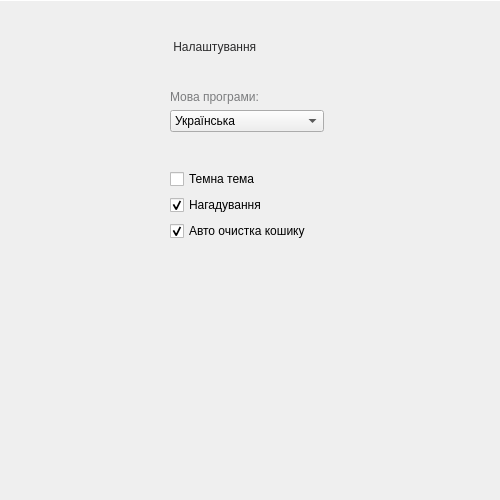
<?xml version="1.0" encoding="UTF-8"?>
<ui version="4.0">
 <class>SettingsWindow</class>
 <widget class="QDialog" name="SettingsWindow">
  <property name="geometry">
   <rect>
    <x>0</x>
    <y>0</y>
    <width>500</width>
    <height>500</height>
   </rect>
  </property>
  <property name="windowTitle">
   <string>Налаштування</string>
  </property>
  <widget class="Line" name="line">
   <property name="geometry">
    <rect>
     <x>0</x>
     <y>-10</y>
     <width>2051</width>
     <height>21</height>
    </rect>
   </property>
   <property name="orientation">
    <enum>Qt::Horizontal</enum>
   </property>
  </widget>
  <widget class="QWidget" name="verticalLayoutWidget">
   <property name="geometry">
    <rect>
     <x>170</x>
     <y>40</y>
     <width>154</width>
     <height>201</height>
    </rect>
   </property>
   <layout class="QVBoxLayout" name="verticalLayout">
    <item>
     <widget class="QLabel" name="label">
      <property name="styleSheet">
       <string notr="true">
border: none;
font: 16pt &quot;Britannic Bold&quot;;
color: rgb(43, 43, 44);</string>
      </property>
      <property name="text">
       <string> Налаштування</string>
      </property>
     </widget>
    </item>
    <item>
     <spacer name="verticalSpacer_2">
      <property name="orientation">
       <enum>Qt::Vertical</enum>
      </property>
      <property name="sizeHint" stdset="0">
       <size>
        <width>20</width>
        <height>40</height>
       </size>
      </property>
     </spacer>
    </item>
    <item>
     <widget class="QLabel" name="label_2">
      <property name="styleSheet">
       <string notr="true">
border: none;
font: 10pt &quot;Britannic Bold&quot;;
color: rgb(123, 124, 126);</string>
      </property>
      <property name="text">
       <string>Мова програми:</string>
      </property>
     </widget>
    </item>
    <item>
     <widget class="QComboBox" name="comboBox">
      <item>
       <property name="text">
        <string>Українська</string>
       </property>
      </item>
      <item>
       <property name="text">
        <string>English</string>
       </property>
      </item>
     </widget>
    </item>
    <item>
     <spacer name="verticalSpacer">
      <property name="orientation">
       <enum>Qt::Vertical</enum>
      </property>
      <property name="sizeHint" stdset="0">
       <size>
        <width>20</width>
        <height>40</height>
       </size>
      </property>
     </spacer>
    </item>
    <item>
     <widget class="QCheckBox" name="checkDark">
      <property name="text">
       <string>Темна тема</string>
      </property>
     </widget>
    </item>
    <item>
     <widget class="QCheckBox" name="checkNoti">
      <property name="tabletTracking">
       <bool>false</bool>
      </property>
      <property name="text">
       <string>Нагадування</string>
      </property>
      <property name="checked">
       <bool>true</bool>
      </property>
      <property name="autoExclusive">
       <bool>false</bool>
      </property>
      <property name="tristate">
       <bool>false</bool>
      </property>
     </widget>
    </item>
    <item>
     <widget class="QCheckBox" name="checkDel">
      <property name="tabletTracking">
       <bool>false</bool>
      </property>
      <property name="text">
       <string>Авто очистка кошику</string>
      </property>
      <property name="checked">
       <bool>true</bool>
      </property>
      <property name="autoExclusive">
       <bool>false</bool>
      </property>
      <property name="tristate">
       <bool>false</bool>
      </property>
     </widget>
    </item>
   </layout>
  </widget>
 </widget>
 <resources/>
 <connections/>
</ui>
